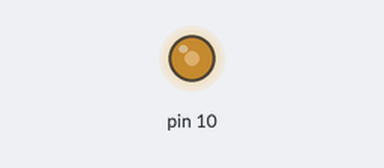
This sketch was run on a simulated Arduino Uno, built with avr-gcc and run on an emulated ATmega328P. Shown: output pins drawn as LEDs (lit = HIGH).

Above: at 0.1 s.
Timing chart, 0 to 1.6 s (numbered marks = the images above):
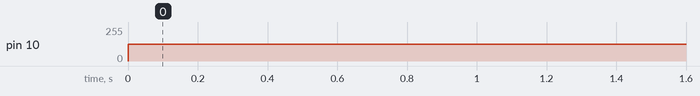

Measured:
- by itself, pin 10: 0/255 → 127/255 at 0.00 s

The sketch:

2_LED_PWM_50.ino
```cpp
void setup()
{											 // 한 번만 실행
	pinMode(10, OUTPUT); // 10번 핀을 출력으로 설정 (LED가 꽂힌 핀)
}

void loop()
{												// 무한대로 실행
	analogWrite(10, 127); // PWM을 이용해 10번 핀을 0~255 중 127 (약 50%)로 출력
}
```
